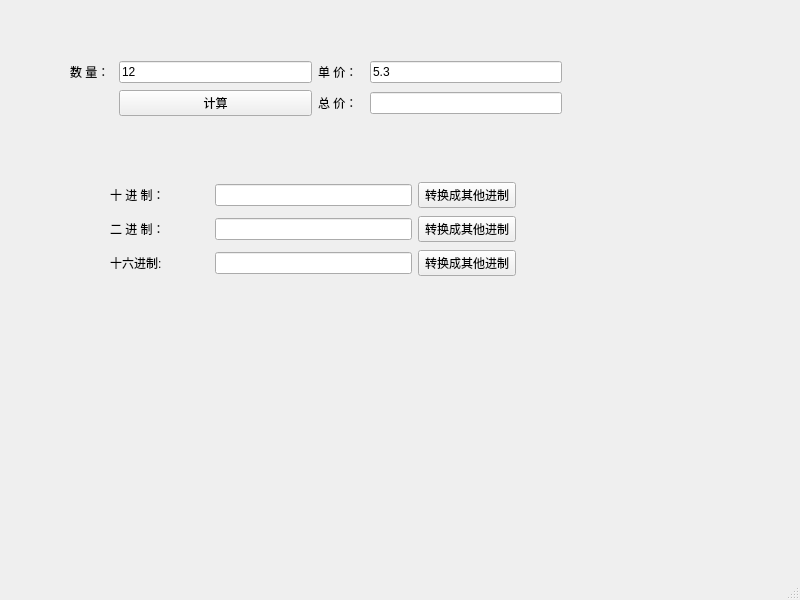
<?xml version="1.0" encoding="UTF-8"?>
<ui version="4.0">
 <class>MainWindow</class>
 <widget class="QMainWindow" name="MainWindow">
  <property name="geometry">
   <rect>
    <x>0</x>
    <y>0</y>
    <width>800</width>
    <height>600</height>
   </rect>
  </property>
  <property name="windowTitle">
   <string>MainWindow</string>
  </property>
  <widget class="QWidget" name="centralwidget">
   <widget class="QWidget" name="">
    <property name="geometry">
     <rect>
      <x>70</x>
      <y>60</y>
      <width>492</width>
      <height>57</height>
     </rect>
    </property>
    <layout class="QGridLayout" name="gridLayout">
     <item row="0" column="0">
      <widget class="QLabel" name="label">
       <property name="text">
        <string>数 量： </string>
       </property>
      </widget>
     </item>
     <item row="0" column="1">
      <widget class="QLineEdit" name="lineNum">
       <property name="text">
        <string>12</string>
       </property>
      </widget>
     </item>
     <item row="0" column="2">
      <widget class="QLabel" name="label_2">
       <property name="text">
        <string>单 价：  </string>
       </property>
      </widget>
     </item>
     <item row="0" column="3">
      <widget class="QLineEdit" name="lineSingle_price">
       <property name="text">
        <string>5.3</string>
       </property>
      </widget>
     </item>
     <item row="1" column="1">
      <widget class="QPushButton" name="pushButton">
       <property name="text">
        <string>计算</string>
       </property>
      </widget>
     </item>
     <item row="1" column="2">
      <widget class="QLabel" name="label_3">
       <property name="text">
        <string>总 价：  </string>
       </property>
      </widget>
     </item>
     <item row="1" column="3">
      <widget class="QLineEdit" name="linePirce"/>
     </item>
    </layout>
   </widget>
   <widget class="QWidget" name="">
    <property name="geometry">
     <rect>
      <x>110</x>
      <y>180</y>
      <width>406</width>
      <height>98</height>
     </rect>
    </property>
    <layout class="QGridLayout" name="gridLayout_2">
     <item row="0" column="1" colspan="2">
      <widget class="QLineEdit" name="lineDec"/>
     </item>
     <item row="0" column="3">
      <widget class="QPushButton" name="bntDec">
       <property name="text">
        <string>转换成其他进制</string>
       </property>
      </widget>
     </item>
     <item row="1" column="0">
      <widget class="QLabel" name="label_5">
       <property name="text">
        <string>二 进 制：</string>
       </property>
      </widget>
     </item>
     <item row="1" column="1" colspan="2">
      <widget class="QLineEdit" name="lineBin">
       <property name="text">
        <string/>
       </property>
      </widget>
     </item>
     <item row="1" column="3">
      <widget class="QPushButton" name="bntBin">
       <property name="text">
        <string>转换成其他进制</string>
       </property>
      </widget>
     </item>
     <item row="2" column="3">
      <widget class="QPushButton" name="bntHex">
       <property name="text">
        <string>转换成其他进制</string>
       </property>
      </widget>
     </item>
     <item row="0" column="0">
      <widget class="QLabel" name="label_4">
       <property name="text">
        <string>十 进 制：</string>
       </property>
      </widget>
     </item>
     <item row="2" column="0">
      <widget class="QLabel" name="label_6">
       <property name="text">
        <string>十六进制:</string>
       </property>
      </widget>
     </item>
     <item row="2" column="1" colspan="2">
      <widget class="QLineEdit" name="lineHex"/>
     </item>
    </layout>
   </widget>
  </widget>
  <widget class="QMenuBar" name="menubar">
   <property name="geometry">
    <rect>
     <x>0</x>
     <y>0</y>
     <width>800</width>
     <height>26</height>
    </rect>
   </property>
  </widget>
  <widget class="QStatusBar" name="statusbar"/>
 </widget>
 <resources/>
 <connections/>
</ui>
